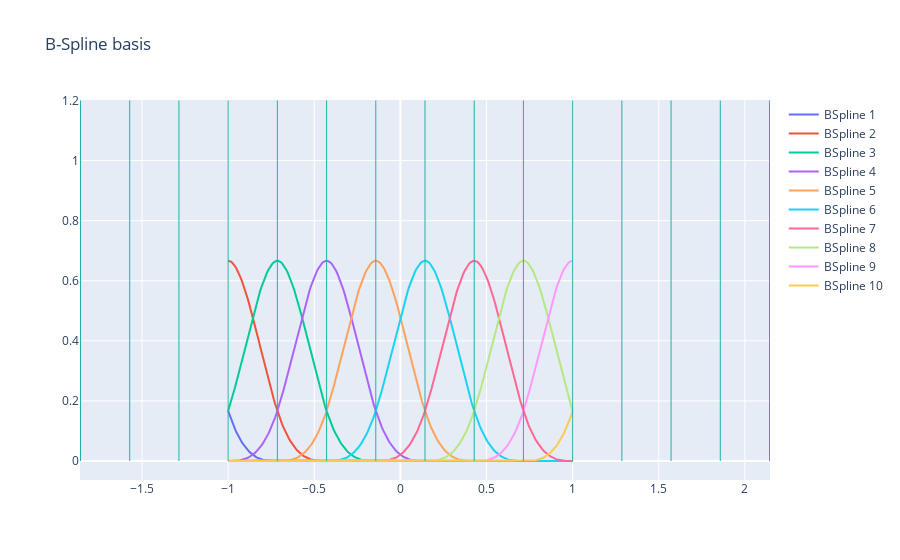
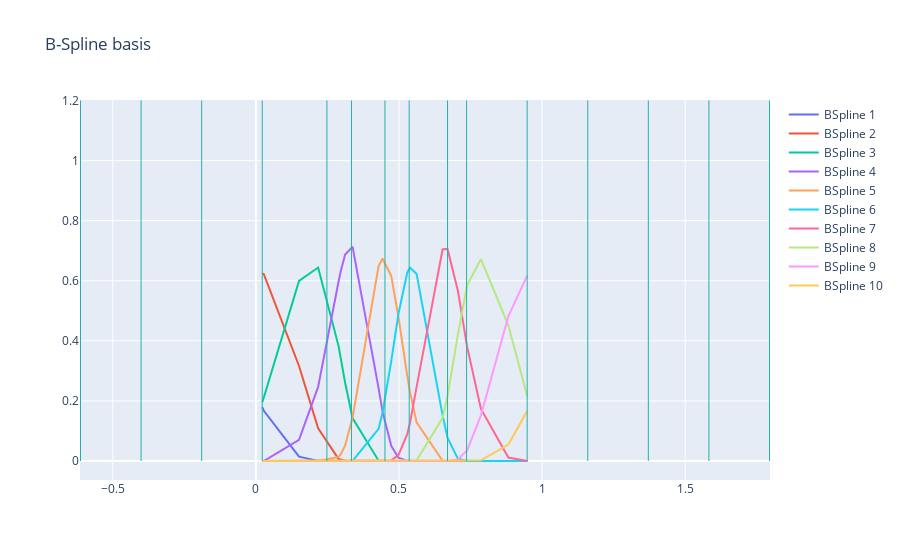
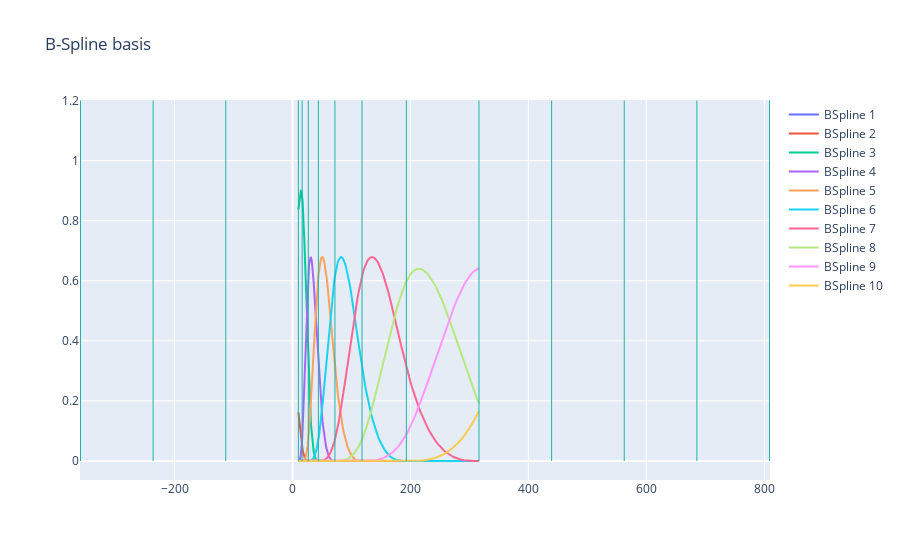

The notebook cell saved with these charts, in order:
### Code cell
test__B_spline()

### Figure 1 — Plotly figure (JSON) as saved in the notebook; plotly's stock layout.template omitted (floating-point values rounded to 4 significant figures; data arrays with more than 128 entries replaced by an {"elided": "..."} marker saying what was removed)
{"data": [{"mode": "lines", "name": "BSpline 1", "type": "scatter", "x": {"elided": "250 float values"}, "y": {"elided": "250 float values"}}, {"mode": "lines", "name": "BSpline 2", "type": "scatter", "x": {"elided": "250 float values"}, "y": {"elided": "250 float values"}}, {"mode": "lines", "name": "BSpline 3", "type": "scatter", "x": {"elided": "250 float values"}, "y": {"elided": "250 float values"}}, {"mode": "lines", "name": "BSpline 4", "type": "scatter", "x": {"elided": "250 float values"}, "y": {"elided": "250 float values"}}, {"mode": "lines", "name": "BSpline 5", "type": "scatter", "x": {"elided": "250 float values"}, "y": {"elided": "250 float values"}}, {"mode": "lines", "name": "BSpline 6", "type": "scatter", "x": {"elided": "250 float values"}, "y": {"elided": "250 float values"}}, {"mode": "lines", "name": "BSpline 7", "type": "scatter", "x": {"elided": "250 float values"}, "y": {"elided": "250 float values"}}, {"mode": "lines", "name": "BSpline 8", "type": "scatter", "x": {"elided": "250 float values"}, "y": {"elided": "250 float values"}}, {"mode": "lines", "name": "BSpline 9", "type": "scatter", "x": {"elided": "250 float values"}, "y": {"elided": "250 float values"}}, {"mode": "lines", "name": "BSpline 10", "type": "scatter", "x": {"elided": "250 float values"}, "y": {"elided": "250 float values"}}], "layout": {"autosize": true, "shapes": [{"line": {"color": "LightSeaGreen", "width": 1}, "type": "line", "x0": -1.857, "x1": -1.857, "y0": 0, "y1": 1.2}, {"line": {"color": "LightSeaGreen", "width": 1}, "type": "line", "x0": -1.571, "x1": -1.571, "y0": 0, "y1": 1.2}, {"line": {"color": "LightSeaGreen", "width": 1}, "type": "line", "x0": -1.286, "x1": -1.286, "y0": 0, "y1": 1.2}, {"line": {"color": "LightSeaGreen", "width": 1}, "type": "line", "x0": -1, "x1": -1, "y0": 0, "y1": 1.2}, {"line": {"color": "LightSeaGreen", "width": 1}, "type": "line", "x0": -0.7143, "x1": -0.7143, "y0": 0, "y1": 1.2}, {"line": {"color": "LightSeaGreen", "width": 1}, "type": "line", "x0": -0.4286, "x1": -0.4286, "y0": 0, "y1": 1.2}, {"line": {"color": "LightSeaGreen", "width": 1}, "type": "line", "x0": -0.1429, "x1": -0.1429, "y0": 0, "y1": 1.2}, {"line": {"color": "LightSeaGreen", "width": 1}, "type": "line", "x0": 0.1429, "x1": 0.1429, "y0": 0, "y1": 1.2}, {"line": {"color": "LightSeaGreen", "width": 1}, "type": "line", "x0": 0.4286, "x1": 0.4286, "y0": 0, "y1": 1.2}, {"line": {"color": "LightSeaGreen", "width": 1}, "type": "line", "x0": 0.7143, "x1": 0.7143, "y0": 0, "y1": 1.2}, {"line": {"color": "LightSeaGreen", "width": 1}, "type": "line", "x0": 1, "x1": 1, "y0": 0, "y1": 1.2}, {"line": {"color": "LightSeaGreen", "width": 1}, "type": "line", "x0": 1.286, "x1": 1.286, "y0": 0, "y1": 1.2}, {"line": {"color": "LightSeaGreen", "width": 1}, "type": "line", "x0": 1.571, "x1": 1.571, "y0": 0, "y1": 1.2}, {"line": {"color": "LightSeaGreen", "width": 1}, "type": "line", "x0": 1.857, "x1": 1.857, "y0": 0, "y1": 1.2}, {"line": {"color": "LightSeaGreen", "width": 1}, "type": "line", "x0": 2.143, "x1": 2.143, "y0": 0, "y1": 1.2}], "title": {"text": "B-Spline basis"}, "xaxis": {"autorange": true, "range": [-1.859, 2.145], "type": "linear"}, "yaxis": {"autorange": true, "range": [-0.06328, 1.202], "type": "linear"}}}

### Figure 2 — Plotly figure (JSON) as saved in the notebook; plotly's stock layout.template omitted (floating-point values rounded to 4 significant figures)
{"data": [{"mode": "lines", "name": "BSpline 1", "type": "scatter", "x": [0.02225, 0.02775, 0.1507, 0.2175, 0.2891, 0.2961, 0.3115, 0.3378, 0.4287, 0.4391, 0.4422, 0.4729, 0.4981, 0.5289, 0.5384, 0.5614, 0.6525, 0.6696, 0.6698, 0.706, 0.7332, 0.7384, 0.7864, 0.8821, 0.9479], "y": [0.1797, 0.1669, 0.01443, 0.00045, 0, 0, 0, 0, 0, 0, 0, 0, 0, 0, 0, 0, 0, 0, 0, 0, 0, 0, 0, 0, 0]}, {"mode": "lines", "name": "BSpline 2", "type": "scatter", "x": [0.02225, 0.02775, 0.1507, 0.2175, 0.2891, 0.2961, 0.3115, 0.3378, 0.4287, 0.4391, 0.4422, 0.4729, 0.4981, 0.5289, 0.5384, 0.5614, 0.6525, 0.6696, 0.6698, 0.706, 0.7332, 0.7384, 0.7864, 0.8821, 0.9479], "y": [0.6247, 0.6219, 0.3162, 0.109, 0.006464, 0.003882, 0.0008112, 0, 0, 0, 0, 0, 0, 0, 0, 0, 0, 0, 0, 0, 0, 0, 0, 0, 0]}, {"mode": "lines", "name": "BSpline 3", "type": "scatter", "x": [0.02225, 0.02775, 0.1507, 0.2175, 0.2891, 0.2961, 0.3115, 0.3378, 0.4287, 0.4391, 0.4422, 0.4729, 0.4981, 0.5289, 0.5384, 0.5614, 0.6525, 0.6696, 0.6698, 0.706, 0.7332, 0.7384, 0.7864, 0.8821, 0.9479], "y": [0.1956, 0.2112, 0.5992, 0.644, 0.3817, 0.3439, 0.2622, 0.1427, 0.001088, 0.0001662, 6.634e-05, 0, 0, 0, 0, 0, 0, 0, 0, 0, 0, 0, 0, 0, 0]}, {"mode": "lines", "name": "BSpline 4", "type": "scatter", "x": [0.02225, 0.02775, 0.1507, 0.2175, 0.2891, 0.2961, 0.3115, 0.3378, 0.4287, 0.4391, 0.4422, 0.4729, 0.4981, 0.5289, 0.5384, 0.5614, 0.6525, 0.6696, 0.6698, 0.706, 0.7332, 0.7384, 0.7864, 0.8821, 0.9479], "y": [0, 5.501e-06, 0.07019, 0.2465, 0.5982, 0.6302, 0.6862, 0.7137, 0.2428, 0.1826, 0.1659, 0.05039, 0.0108, 6.383e-05, 0, 0, 0, 0, 0, 0, 0, 0, 0, 0, 0]}, {"mode": "lines", "name": "BSpline 5", "type": "scatter", "x": [0.02225, 0.02775, 0.1507, 0.2175, 0.2891, 0.2961, 0.3115, 0.3378, 0.4287, 0.4391, 0.4422, 0.4729, 0.4981, 0.5289, 0.5384, 0.5614, 0.6525, 0.6696, 0.6698, 0.706, 0.7332, 0.7384, 0.7864, 0.8821, 0.9479], "y": [0, 0, 0, 0, 0.01369, 0.02201, 0.05078, 0.1436, 0.6489, 0.6707, 0.674, 0.6161, 0.4793, 0.2834, 0.2299, 0.1291, 0.0005154, 2.791e-12, 0, 0, 0, 0, 0, 0, 0]}, {"mode": "lines", "name": "BSpline 6", "type": "scatter", "x": [0.02225, 0.02775, 0.1507, 0.2175, 0.2891, 0.2961, 0.3115, 0.3378, 0.4287, 0.4391, 0.4422, 0.4729, 0.4981, 0.5289, 0.5384, 0.5614, 0.6525, 0.6696, 0.6698, 0.706, 0.7332, 0.7384, 0.7864, 0.8821, 0.9479], "y": [0, 0, 0, 0, 0, 0, 0, 6.641e-06, 0.1072, 0.1464, 0.16, 0.3316, 0.49, 0.627, 0.6436, 0.6236, 0.151, 0.0775, 0.07676, 0.007205, 6.97e-06, 0, 0, 0, 0]}, {"mode": "lines", "name": "BSpline 7", "type": "scatter", "x": [0.02225, 0.02775, 0.1507, 0.2175, 0.2891, 0.2961, 0.3115, 0.3378, 0.4287, 0.4391, 0.4422, 0.4729, 0.4981, 0.5289, 0.5384, 0.5614, 0.6525, 0.6696, 0.6698, 0.706, 0.7332, 0.7384, 0.7864, 0.8821, 0.9479], "y": [0, 0, 0, 0, 0, 0, 0, 0, 0, 0, 0, 0.001995, 0.01983, 0.08954, 0.1265, 0.2458, 0.7046, 0.7055, 0.7052, 0.5657, 0.4075, 0.3785, 0.1733, 0.01171, 0]}, {"mode": "lines", "name": "BSpline 8", "type": "scatter", "x": [0.02225, 0.02775, 0.1507, 0.2175, 0.2891, 0.2961, 0.3115, 0.3378, 0.4287, 0.4391, 0.4422, 0.4729, 0.4981, 0.5289, 0.5384, 0.5614, 0.6525, 0.6696, 0.6698, 0.706, 0.7332, 0.7384, 0.7864, 0.8821, 0.9479], "y": [0, 0, 0, 0, 0, 0, 0, 0, 0, 0, 0, 0, 0, 0, 1.812e-06, 0.001533, 0.1439, 0.217, 0.2181, 0.4217, 0.5642, 0.5856, 0.6723, 0.4519, 0.2161]}, {"mode": "lines", "name": "BSpline 9", "type": "scatter", "x": [0.02225, 0.02775, 0.1507, 0.2175, 0.2891, 0.2961, 0.3115, 0.3378, 0.4287, 0.4391, 0.4422, 0.4729, 0.4981, 0.5289, 0.5384, 0.5614, 0.6525, 0.6696, 0.6698, 0.706, 0.7332, 0.7384, 0.7864, 0.8821, 0.9479], "y": [0, 0, 0, 0, 0, 0, 0, 0, 0, 0, 0, 0, 0, 0, 0, 0, 0, 0, 6.537e-10, 0.005308, 0.0283, 0.03585, 0.1521, 0.4818, 0.6173]}, {"mode": "lines", "name": "BSpline 10", "type": "scatter", "x": [0.02225, 0.02775, 0.1507, 0.2175, 0.2891, 0.2961, 0.3115, 0.3378, 0.4287, 0.4391, 0.4422, 0.4729, 0.4981, 0.5289, 0.5384, 0.5614, 0.6525, 0.6696, 0.6698, 0.706, 0.7332, 0.7384, 0.7864, 0.8821, 0.9479], "y": [0, 0, 0, 0, 0, 0, 0, 0, 0, 0, 0, 0, 0, 0, 0, 0, 0, 0, 0, 0, 0, 1.965e-07, 0.00223, 0.0546, 0.1667]}], "layout": {"autosize": true, "shapes": [{"line": {"color": "LightSeaGreen", "width": 1}, "type": "line", "x0": -0.6128, "x1": -0.6128, "y0": 0, "y1": 1.2}, {"line": {"color": "LightSeaGreen", "width": 1}, "type": "line", "x0": -0.4011, "x1": -0.4011, "y0": 0, "y1": 1.2}, {"line": {"color": "LightSeaGreen", "width": 1}, "type": "line", "x0": -0.1894, "x1": -0.1894, "y0": 0, "y1": 1.2}, {"line": {"color": "LightSeaGreen", "width": 1}, "type": "line", "x0": 0.02225, "x1": 0.02225, "y0": 0, "y1": 1.2}, {"line": {"color": "LightSeaGreen", "width": 1}, "type": "line", "x0": 0.2482, "x1": 0.2482, "y0": 0, "y1": 1.2}, {"line": {"color": "LightSeaGreen", "width": 1}, "type": "line", "x0": 0.334, "x1": 0.334, "y0": 0, "y1": 1.2}, {"line": {"color": "LightSeaGreen", "width": 1}, "type": "line", "x0": 0.451, "x1": 0.451, "y0": 0, "y1": 1.2}, {"line": {"color": "LightSeaGreen", "width": 1}, "type": "line", "x0": 0.5357, "x1": 0.5357, "y0": 0, "y1": 1.2}, {"line": {"color": "LightSeaGreen", "width": 1}, "type": "line", "x0": 0.6697, "x1": 0.6697, "y0": 0, "y1": 1.2}, {"line": {"color": "LightSeaGreen", "width": 1}, "type": "line", "x0": 0.7362, "x1": 0.7362, "y0": 0, "y1": 1.2}, {"line": {"color": "LightSeaGreen", "width": 1}, "type": "line", "x0": 0.9479, "x1": 0.9479, "y0": 0, "y1": 1.2}, {"line": {"color": "LightSeaGreen", "width": 1}, "type": "line", "x0": 1.16, "x1": 1.16, "y0": 0, "y1": 1.2}, {"line": {"color": "LightSeaGreen", "width": 1}, "type": "line", "x0": 1.371, "x1": 1.371, "y0": 0, "y1": 1.2}, {"line": {"color": "LightSeaGreen", "width": 1}, "type": "line", "x0": 1.583, "x1": 1.583, "y0": 0, "y1": 1.2}, {"line": {"color": "LightSeaGreen", "width": 1}, "type": "line", "x0": 1.795, "x1": 1.795, "y0": 0, "y1": 1.2}], "title": {"text": "B-Spline basis"}, "xaxis": {"autorange": true, "range": [-0.6142, 1.796], "type": "linear"}, "yaxis": {"autorange": true, "range": [-0.06328, 1.202], "type": "linear"}}}

### Figure 3 — Plotly figure (JSON) as saved in the notebook; plotly's stock layout.template omitted (floating-point values rounded to 4 significant figures; data arrays with more than 128 entries replaced by an {"elided": "..."} marker saying what was removed)
{"data": [{"mode": "lines", "name": "BSpline 1", "type": "scatter", "x": {"elided": "250 float values"}, "y": {"elided": "250 float values"}}, {"mode": "lines", "name": "BSpline 2", "type": "scatter", "x": {"elided": "250 float values"}, "y": {"elided": "250 float values"}}, {"mode": "lines", "name": "BSpline 3", "type": "scatter", "x": {"elided": "250 float values"}, "y": {"elided": "250 float values"}}, {"mode": "lines", "name": "BSpline 4", "type": "scatter", "x": {"elided": "250 float values"}, "y": {"elided": "250 float values"}}, {"mode": "lines", "name": "BSpline 5", "type": "scatter", "x": {"elided": "250 float values"}, "y": {"elided": "250 float values"}}, {"mode": "lines", "name": "BSpline 6", "type": "scatter", "x": {"elided": "250 float values"}, "y": {"elided": "250 float values"}}, {"mode": "lines", "name": "BSpline 7", "type": "scatter", "x": {"elided": "250 float values"}, "y": {"elided": "250 float values"}}, {"mode": "lines", "name": "BSpline 8", "type": "scatter", "x": {"elided": "250 float values"}, "y": {"elided": "250 float values"}}, {"mode": "lines", "name": "BSpline 9", "type": "scatter", "x": {"elided": "250 float values"}, "y": {"elided": "250 float values"}}, {"mode": "lines", "name": "BSpline 10", "type": "scatter", "x": {"elided": "250 float values"}, "y": {"elided": "250 float values"}}], "layout": {"autosize": true, "shapes": [{"line": {"color": "LightSeaGreen", "width": 1}, "type": "line", "x0": -359.5, "x1": -359.5, "y0": 0, "y1": 1.2}, {"line": {"color": "LightSeaGreen", "width": 1}, "type": "line", "x0": -236.3, "x1": -236.3, "y0": 0, "y1": 1.2}, {"line": {"color": "LightSeaGreen", "width": 1}, "type": "line", "x0": -113.2, "x1": -113.2, "y0": 0, "y1": 1.2}, {"line": {"color": "LightSeaGreen", "width": 1}, "type": "line", "x0": 10, "x1": 10, "y0": 0, "y1": 1.2}, {"line": {"color": "LightSeaGreen", "width": 1}, "type": "line", "x0": 16.38, "x1": 16.38, "y0": 0, "y1": 1.2}, {"line": {"color": "LightSeaGreen", "width": 1}, "type": "line", "x0": 26.83, "x1": 26.83, "y0": 0, "y1": 1.2}, {"line": {"color": "LightSeaGreen", "width": 1}, "type": "line", "x0": 43.94, "x1": 43.94, "y0": 0, "y1": 1.2}, {"line": {"color": "LightSeaGreen", "width": 1}, "type": "line", "x0": 71.97, "x1": 71.97, "y0": 0, "y1": 1.2}, {"line": {"color": "LightSeaGreen", "width": 1}, "type": "line", "x0": 117.9, "x1": 117.9, "y0": 0, "y1": 1.2}, {"line": {"color": "LightSeaGreen", "width": 1}, "type": "line", "x0": 193.1, "x1": 193.1, "y0": 0, "y1": 1.2}, {"line": {"color": "LightSeaGreen", "width": 1}, "type": "line", "x0": 316.2, "x1": 316.2, "y0": 0, "y1": 1.2}, {"line": {"color": "LightSeaGreen", "width": 1}, "type": "line", "x0": 439.4, "x1": 439.4, "y0": 0, "y1": 1.2}, {"line": {"color": "LightSeaGreen", "width": 1}, "type": "line", "x0": 562.5, "x1": 562.5, "y0": 0, "y1": 1.2}, {"line": {"color": "LightSeaGreen", "width": 1}, "type": "line", "x0": 685.7, "x1": 685.7, "y0": 0, "y1": 1.2}, {"line": {"color": "LightSeaGreen", "width": 1}, "type": "line", "x0": 808.8, "x1": 808.8, "y0": 0, "y1": 1.2}], "title": {"text": "B-Spline basis"}, "xaxis": {"autorange": true, "range": [-360.1, 809.5], "type": "linear"}, "yaxis": {"autorange": true, "range": [-0.06328, 1.202], "type": "linear"}}}
